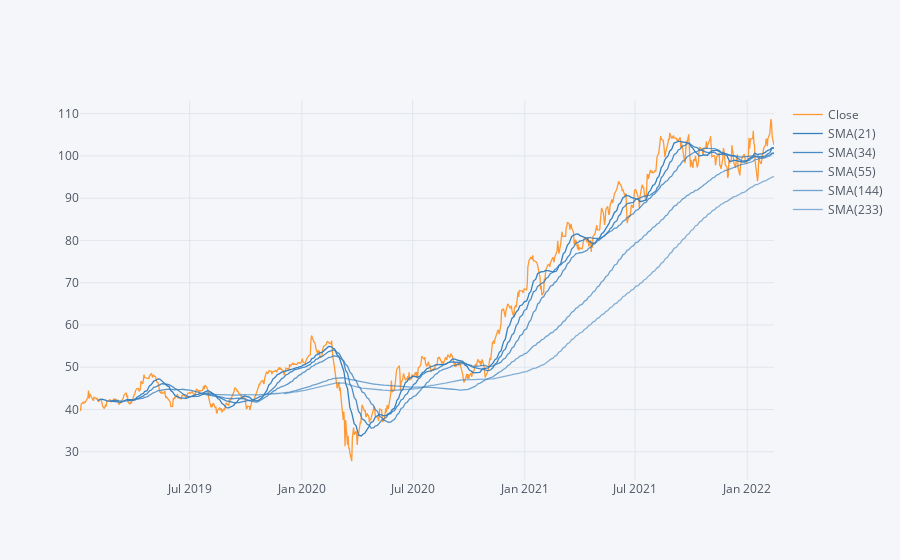

Write notebook code for a chart like this one.
### Code cell
MS['Close'].loc['2015-01-01':'2023-01-1'].ta_plot(study='sma',periods=[21,34,55,144,233])

### Figure 1 — Plotly figure (JSON) as saved in the notebook; plotly's stock layout.template omitted (floating-point values rounded to 4 significant figures; data arrays with more than 128 entries replaced by an {"elided": "..."} marker saying what was removed)
{"data": [{"line": {"color": "rgba(255, 153, 51, 1.0)", "dash": "solid", "shape": "linear", "width": 1.3}, "mode": "lines", "name": "Close", "text": "", "type": "scatter", "x": {"elided": "787 str values"}, "y": {"elided": "787 float values"}}, {"line": {"color": "rgba(55, 128, 191, 1.0)", "dash": "solid", "shape": "linear", "width": 1.3}, "mode": "lines", "name": "SMA(21)", "text": "", "type": "scatter", "x": {"elided": "787 str values"}, "y": {"elided": "787 mixed values"}}, {"line": {"color": "rgba(55, 128, 191, 0.8999999999999999)", "dash": "solid", "shape": "linear", "width": 1.3}, "mode": "lines", "name": "SMA(34)", "text": "", "type": "scatter", "x": {"elided": "787 str values"}, "y": {"elided": "787 mixed values"}}, {"line": {"color": "rgba(55, 128, 191, 0.7999999999999998)", "dash": "solid", "shape": "linear", "width": 1.3}, "mode": "lines", "name": "SMA(55)", "text": "", "type": "scatter", "x": {"elided": "787 str values"}, "y": {"elided": "787 mixed values"}}, {"line": {"color": "rgba(55, 128, 191, 0.7)", "dash": "solid", "shape": "linear", "width": 1.3}, "mode": "lines", "name": "SMA(144)", "text": "", "type": "scatter", "x": {"elided": "787 str values"}, "y": {"elided": "787 mixed values"}}, {"line": {"color": "rgba(55, 128, 191, 0.5999999999999999)", "dash": "solid", "shape": "linear", "width": 1.3}, "mode": "lines", "name": "SMA(233)", "text": "", "type": "scatter", "x": {"elided": "787 str values"}, "y": {"elided": "787 mixed values"}}], "layout": {"legend": {"bgcolor": "#F5F6F9", "font": {"color": "#4D5663"}}, "paper_bgcolor": "#F5F6F9", "plot_bgcolor": "#F5F6F9", "title": {"font": {"color": "#4D5663"}}, "xaxis": {"gridcolor": "#E1E5ED", "showgrid": true, "tickfont": {"color": "#4D5663"}, "title": {"font": {"color": "#4D5663"}, "text": ""}, "zerolinecolor": "#E1E5ED"}, "yaxis": {"gridcolor": "#E1E5ED", "showgrid": true, "tickfont": {"color": "#4D5663"}, "title": {"font": {"color": "#4D5663"}, "text": ""}, "zerolinecolor": "#E1E5ED"}}}
